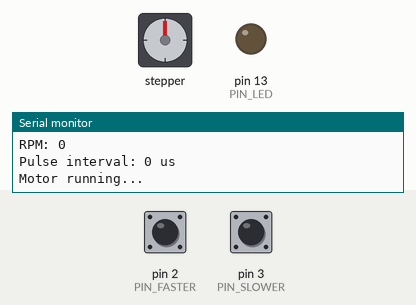
Recording of a sketch running on a simulated Arduino Nano, built with avr-gcc and run on an emulated ATmega328P. Shown: stepper motor, output pins drawn as LEDs (lit = HIGH), the last lines printed to the serial monitor. Wiring (inferred from the names in the program): stepper motor driver (200 steps per turn assumed): step A5; direction pin 8. Dashed ring = blinking. The inputs (shaded band) are chosen by the test bench; at power-on: pin 2 (PIN_FASTER) HIGH, pin 3 (PIN_SLOWER) HIGH. Pins used as bus, display or sensor lines are not drawn.

Above: at 1.2 s.
1.3 s: pin 2 (PIN_FASTER) pulled LOW for 0.15 s
At 2.45 s:
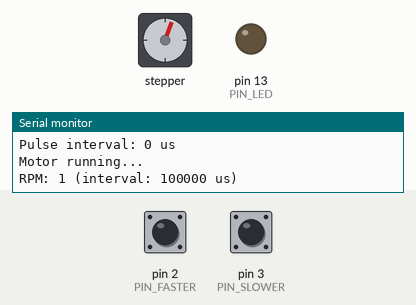
At 3.55 s:
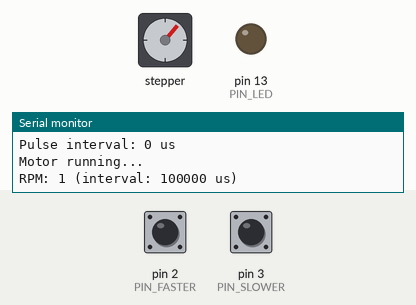
4.3 s: pin 2 (PIN_FASTER) pulled LOW for 1 s
At 5.86 s:
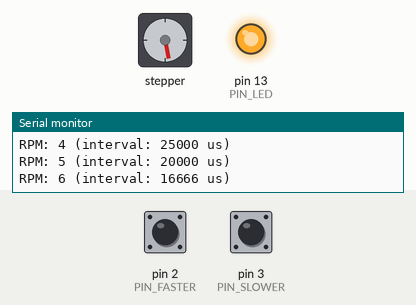
7.3 s: pin 3 (PIN_SLOWER) pulled LOW for 0.15 s
10.4 s: pin 3 (PIN_SLOWER) pulled LOW for 1 s
13.4 s: pin 2 (PIN_FASTER) pulled LOW for 3.2 s
At 20.12 s:
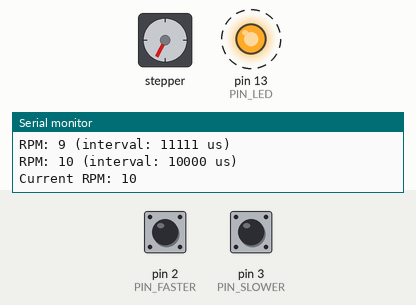
21.1 s: pin 3 (PIN_SLOWER) pulled LOW for 3.2 s
Timing chart, 0 to 24.4 s (numbered marks = the images above; inputs shaded):
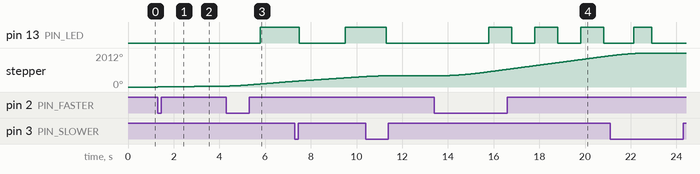

The sketch:

BowspritSpinner.ino
```cpp
/*
 * BowspritSpinner
 *
 * Slow rotation stepper motor controller for refinishing a bowsprit.
 * Uses YEJMKJ NEMA 17 stepper with integrated IDC1-42 driver.
 *
 * Hardware: Arduino Nano v3
 * Motor: 42BL4002-24Ypro with IDC1-42 driver
 */

// Pin definitions - Outputs
#define PIN_PULSE    A5   // PU- on driver (D19/A5)
#define PIN_DIR       8   // DR- on driver
#define PIN_LED      13   // Built-in LED (running indicator)

// Pin definitions - Inputs
#define PIN_FASTER    2   // Speed up button (INPUT_PULLUP)
#define PIN_SLOWER    3   // Speed down button (INPUT_PULLUP)

// Motor configuration
#define STEPS_PER_REV 200   // Set via DIP switches (SW2=on, SW3=on, SW4=on)
#define BELT_RATIO    3     // 3:1 belt drive (motor:bowsprit)

// Speed settings (RPM)
#define RPM_MIN       0
#define RPM_MAX       10
#define RPM_DEFAULT   0     // Start stopped
#define RPM_STEP      1

// Current speed
int currentRPM = RPM_DEFAULT;
unsigned long pulseIntervalUs;

// Non-blocking pulse timing
unsigned long lastPulseTime = 0;

// Button debounce
unsigned long lastButtonTime = 0;
#define DEBOUNCE_MS 200

// Direction: true = CW, false = CCW
bool direction = true;

// LED blink state
int pulseCount = 0;
bool ledState = false;

// Serial reporting
unsigned long lastReportTime = 0;
#define REPORT_INTERVAL_MS 10000

void calculatePulseInterval() {
  if (currentRPM == 0) {
    pulseIntervalUs = 0;
    return;
  }
  // Motor RPM = bowsprit RPM * belt ratio
  // pulse_interval = 60,000,000 / (STEPS_PER_REV * motor_RPM)
  unsigned long motorRPM = (unsigned long)currentRPM * BELT_RATIO;
  pulseIntervalUs = 60000000UL / ((unsigned long)STEPS_PER_REV * motorRPM);
}

void setup() {
  Serial.begin(9600);
  Serial.println("BowspritSpinner starting...");
  Serial.print("Steps/rev: ");
  Serial.println(STEPS_PER_REV);

  // Configure output pins
  pinMode(PIN_PULSE, OUTPUT);
  pinMode(PIN_DIR, OUTPUT);
  pinMode(PIN_LED, OUTPUT);

  // Configure input pins with internal pullups
  pinMode(PIN_FASTER, INPUT_PULLUP);
  pinMode(PIN_SLOWER, INPUT_PULLUP);

  // Set initial direction
  digitalWrite(PIN_DIR, direction ? HIGH : LOW);
  delayMicroseconds(100);  // Allow direction to settle

  // Calculate initial pulse interval
  calculatePulseInterval();

  Serial.print("RPM: ");
  Serial.println(currentRPM);
  Serial.print("Pulse interval: ");
  Serial.print(pulseIntervalUs);
  Serial.println(" us");
  Serial.println("Motor running...");
}

void loop() {
  unsigned long nowMs = millis();

  // Check speed buttons
  if (nowMs - lastButtonTime > DEBOUNCE_MS) {
    if (digitalRead(PIN_FASTER) == LOW) {
      if (currentRPM < RPM_MAX) {
        currentRPM += RPM_STEP;
        calculatePulseInterval();
        Serial.print("RPM: ");
        Serial.print(currentRPM);
        Serial.print(" (interval: ");
        Serial.print(pulseIntervalUs);
        Serial.println(" us)");
      }
      lastButtonTime = nowMs;
    }
    else if (digitalRead(PIN_SLOWER) == LOW) {
      if (currentRPM > RPM_MIN) {
        currentRPM -= RPM_STEP;
        calculatePulseInterval();
        Serial.print("RPM: ");
        Serial.print(currentRPM);
        Serial.print(" (interval: ");
        Serial.print(pulseIntervalUs);
        Serial.println(" us)");
      }
      lastButtonTime = nowMs;
    }
  }

  // Only pulse if running
  if (currentRPM > 0) {
    // Generate pulse - hold HIGH for 1ms for reliable driver triggering
    digitalWrite(PIN_PULSE, HIGH);
    delay(1);
    digitalWrite(PIN_PULSE, LOW);

    // Blink LED every 100 pulses
    pulseCount++;
    if (pulseCount >= 100) {
      pulseCount = 0;
      ledState = !ledState;
      digitalWrite(PIN_LED, ledState);
    }

    // Wait for next step
    unsigned long waitMs = (pulseIntervalUs / 1000) - 1;
    unsigned long remainUs = pulseIntervalUs % 1000;
    if (waitMs > 0) {
      delay(waitMs);
    }
    if (remainUs > 0) {
      delayMicroseconds(remainUs);
    }
  } else {
    digitalWrite(PIN_LED, LOW);
    delay(10);
  }

  // Report current speed every 10 seconds
  if (millis() - lastReportTime >= REPORT_INTERVAL_MS) {
    lastReportTime = millis();
    Serial.print("Current RPM: ");
    Serial.println(currentRPM);
  }
}
```

Measured:
- after the input at 1.3 s, stepper: keeps turning clockwise at about 19°/s, starting at once
- after the input at 4.3 s, pin 13 (PIN_LED): LOW → HIGH after 1.5 s
- after the input at 13.4 s, pin 13 (PIN_LED): alternates HIGH for 1.0 s and LOW for 1.0 s, starting after 2.4 s; stepper: keeps turning clockwise at about 155°/s, starting at once
